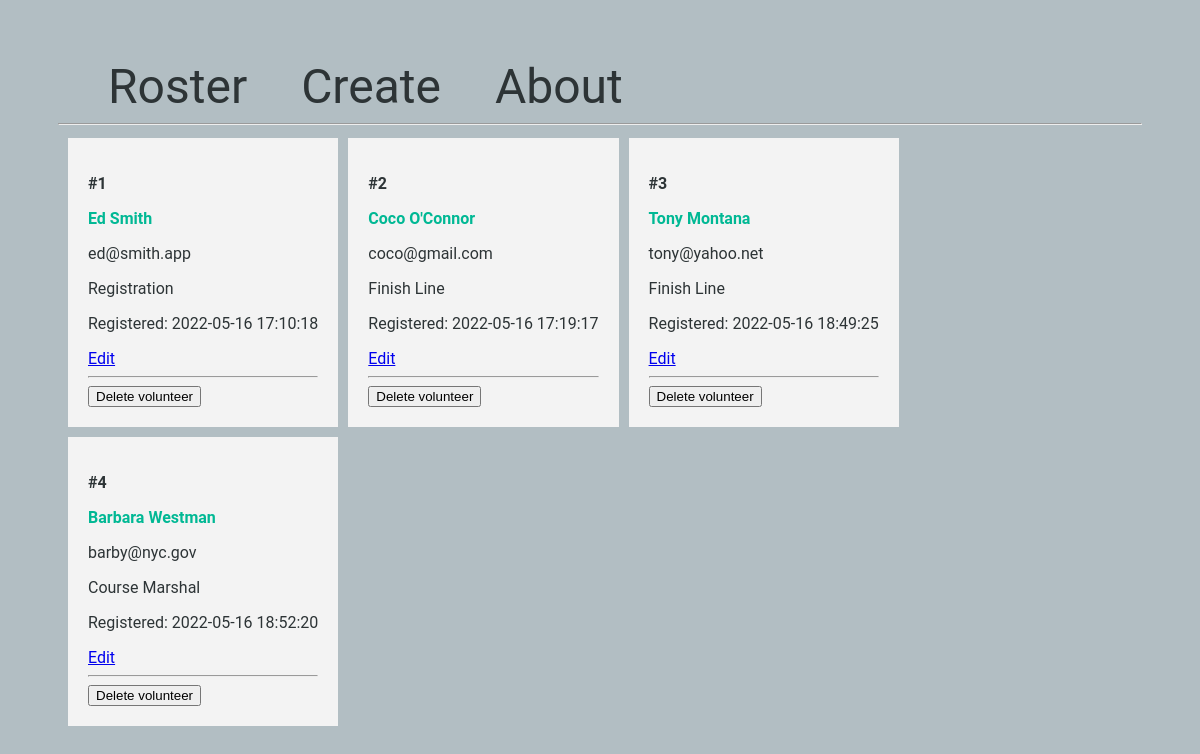
Before: / with the older database file.
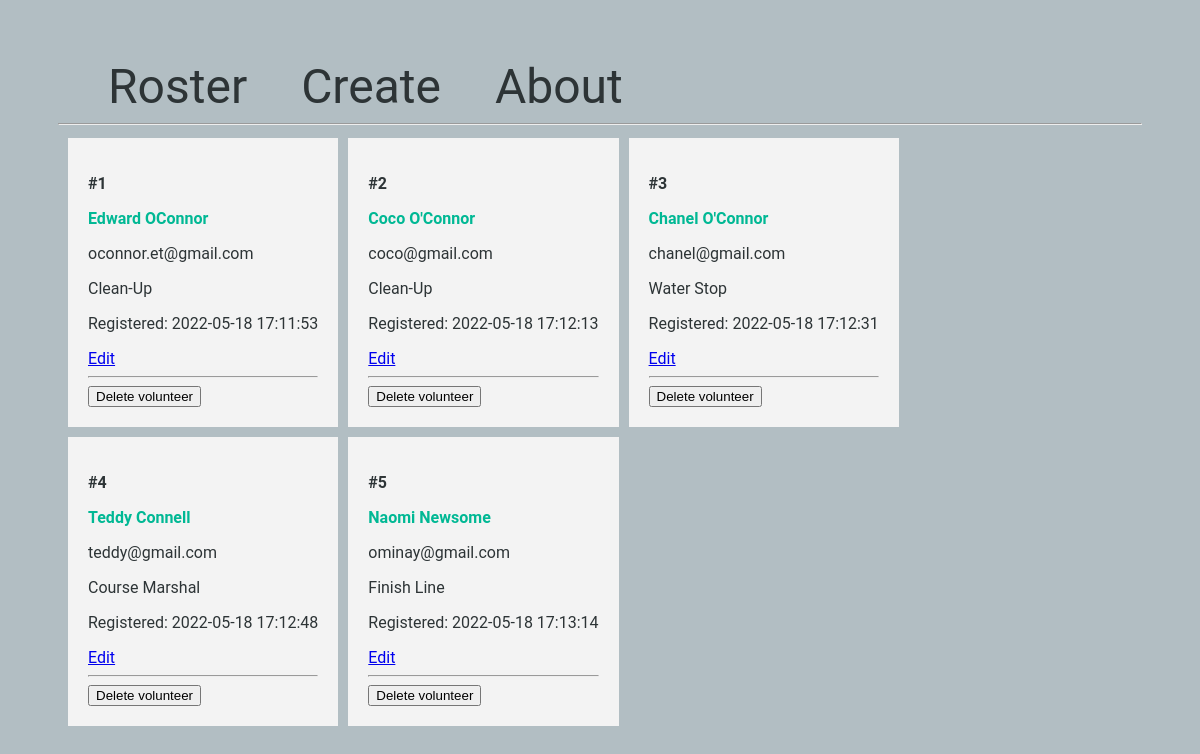
After: the same page with the newer database file.
### app.py (models this page shows, shortened)
class Volunteer(db.Model):
    id = db.Column(db.Integer, primary_key=True)
    firstname = db.Column(db.String(100), nullable=False)
    lastname = db.Column(db.String(100), nullable=False)
    email = db.Column(db.String(80), unique=True, nullable=False)
    job = db.Column(db.String(100), nullable=False)
    created_at = db.Column(db.DateTime(timezone=True),
                           server_default=func.now())

### app.py (the view)
@app.route('/')
def index():
    volunteers = Volunteer.query.all()
    return render_template('index.html', volunteers=volunteers)

### templates/index.html
{% extends 'base.html' %} {% block content %} {% for volunteer in volunteers %}
<div class="volunteer">
  <p><b>#{{ volunteer.id }}</b></p>
  <b>
    <p class="name">
      <a href="{{ url_for('volunteer', volunteer_id=volunteer.id)}}">
        {{ volunteer.firstname }} {{ volunteer.lastname }}
      </a>
    </p>
  </b>
  <p>{{ volunteer.email }}</p>
  <p>{{ volunteer.job }}</p>
  <p>Registered: {{ volunteer.created_at }}</p>
  <a href="{{ url_for('edit', volunteer_id=volunteer.id) }}">Edit</a>
  <hr />
  <form
    method="POST"
    action="{{ url_for('delete', volunteer_id=volunteer.id) }}"
  >
    <input
      type="submit"
      value="Delete volunteer"
      onclick="return confirm('Are you sure you want to delete this entry?')"
    />
  </form>
</div>
{% endfor %} {% endblock %}

### templates/base.html (shortened to what this page needs)
<!DOCTYPE html>
<html lang="en">
  <head>
  </head>
  <body>
    <nav>
      <a href="{{ url_for('index') }}">Roster</a>
      <a href="{{ url_for('create') }}">Create</a>
      <a href="#">About</a>
    </nav>
    <hr />
    <div class="content">{% block content %} {% endblock %}</div>
  </body>
</html>

### templates/base.html (style rules this page uses)
body { background-color: #b2bec3; font-family: "Roboto", sans-serif; color: #2d3436; padding: 50px; }
.content { margin: 5px; width: 100%; display: flex; flex-direction: row; flex-wrap: wrap; }
.volunteer { padding: 20px; margin: 5px; background-color: #f3f3f3; inline-size: auto; }
.name a { color: #00b894; text-decoration: none; }
nav a { color: #2d3436; font-size: 3em; margin-left: 50px; text-decoration: none; }

Changed rows visible on the page:
changed Volunteer id 1: firstname "Ed" → "Edward"; lastname "Smith" → "OConnor"; email "ed@smith.app" → "oconnor.et@gmail.com"; job "Registration" → "Clean-Up"; created_at "2022-05-16 17:10:18" → "2022-05-18 17:11:53"
changed Volunteer "Coco": job "Finish Line" → "Clean-Up"; created_at "2022-05-16 17:19:17" → "2022-05-18 17:12:13"
changed Volunteer id 3: firstname "Tony" → "Chanel"; lastname "Montana" → "O'Connor"; email "tony@yahoo.net" → "chanel@gmail.com"; job "Finish Line" → "Water Stop"; created_at "2022-05-16 18:49:25" → "2022-05-18 17:12:31"
changed Volunteer "Course Marshal": firstname "Barbara" → "Teddy"; lastname "Westman" → "Connell"; email "barby@nyc.gov" → "teddy@gmail.com"; created_at "2022-05-16 18:52:20" → "2022-05-18 17:12:48"
added Volunteer: id "5", firstname "Naomi", lastname "Newsome", email "ominay@gmail.com", job "Finish Line", created_at "2022-05-18 17:13:14"
